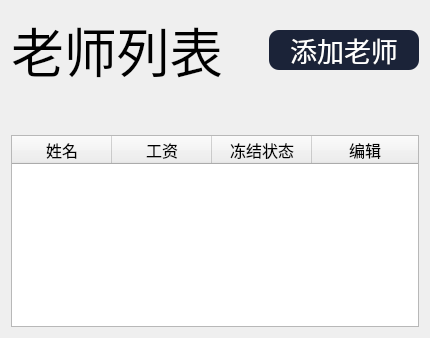
       <widget class="QWidget" name="page_4">
        <layout class="QHBoxLayout" name="horizontalLayout_39">
         <item>
          <layout class="QVBoxLayout" name="verticalLayout_21">
           <item>
            <layout class="QHBoxLayout" name="horizontalLayout_38">
             <item>
              <widget class="QLabel" name="label_46">
               <property name="font">
                <font>
                 <pointsize>40</pointsize>
                </font>
               </property>
               <property name="text">
                <string>老师列表</string>
               </property>
              </widget>
             </item>
             <item>
              <spacer name="horizontalSpacer_6">
               <property name="orientation">
                <enum>Qt::Horizontal</enum>
               </property>
               <property name="sizeHint" stdset="0">
                <size>
                 <width>40</width>
                 <height>20</height>
                </size>
               </property>
              </spacer>
             </item>
             <item>
              <widget class="QPushButton" name="pushButton_27">
               <property name="minimumSize">
                <size>
                 <width>150</width>
                 <height>0</height>
                </size>
               </property>
               <property name="maximumSize">
                <size>
                 <width>16777215</width>
                 <height>16777215</height>
                </size>
               </property>
               <property name="font">
                <font>
                 <pointsize>20</pointsize>
                </font>
               </property>
               <property name="styleSheet">
                <string notr="true">QPushButton{
	background-color: rgb(27, 35, 56);
	border-radius:10px;
	color: rgb(255, 255, 255);
}
QPushButton:hover{
	background-color: rgb(47, 60, 97);
}
QPushButton:Pressed{
	background-color: rgb(19, 24, 39);
}
</string>
               </property>
               <property name="text">
                <string>添加老师</string>
               </property>
              </widget>
             </item>
            </layout>
           </item>
           <item>
            <spacer name="verticalSpacer_78">
             <property name="orientation">
              <enum>Qt::Vertical</enum>
             </property>
             <property name="sizeType">
              <enum>QSizePolicy::Minimum</enum>
             </property>
             <property name="sizeHint" stdset="0">
              <size>
               <width>20</width>
               <height>40</height>
              </size>
             </property>
            </spacer>
           </item>
           <item>
            <widget class="QTableWidget" name="tableWidget_5">
             <property name="font">
              <font>
               <pointsize>12</pointsize>
              </font>
             </property>
             <property name="styleSheet">
              <string notr="true">QTableWidget:item{
	border-bottom:0.5px solid rgb(195, 195, 195);
	selection-color: rgb(0, 0, 0);
}</string>
             </property>
             <property name="showGrid">
              <bool>false</bool>
             </property>
             <attribute name="horizontalHeaderShowSortIndicator" stdset="0">
              <bool>false</bool>
             </attribute>
             <attribute name="horizontalHeaderStretchLastSection">
              <bool>true</bool>
             </attribute>
             <attribute name="verticalHeaderVisible">
              <bool>false</bool>
             </attribute>
             <column>
              <property name="text">
               <string>姓名</string>
              </property>
             </column>
             <column>
              <property name="text">
               <string>工资</string>
              </property>
             </column>
             <column>
              <property name="text">
               <string>冻结状态</string>
              </property>
             </column>
             <column>
              <property name="text">
               <string>编辑</string>
              </property>
             </column>
            </widget>
           </item>
          </layout>
         </item>
        </layout>
       </widget>
